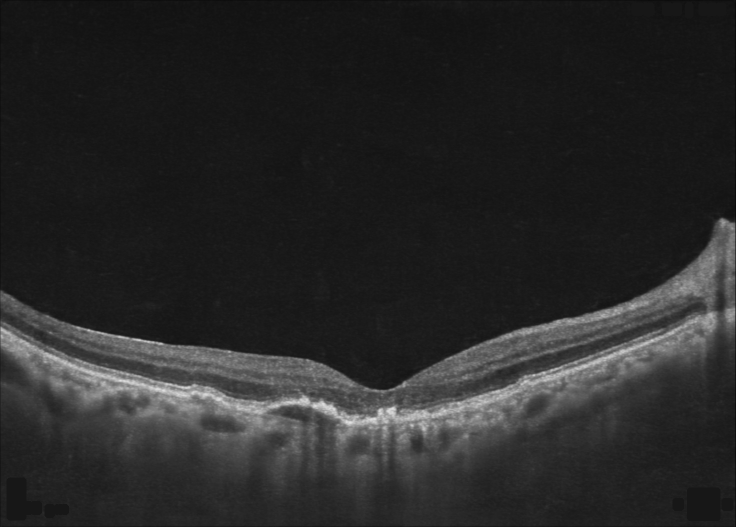
#> input picture data/raw/bscans/CNV__p0.png, 1471 x 1054 px (shown at 1/2 size)
$ python -i preprocess.py   (imports and definitions only)
#> lines starting #> are read from the running program, lines starting #| are printed output that depends on the picture
"""Preprocessing for OCT B-scans.

The pipeline removes the parts of a scan that belong to the acquiring device and
retains the retina, so that a model trained on one device transfers to devices it
has not seen. Each step is a configurable knob rather than a fixed choice, and the
combination that transfers best is selected empirically on the held-out OCTDL set.
That search is run by ``experiments/run_size.py`` and the reasoning behind each
knob is illustrated in ``notebooks/02_preprocessing.ipynb``.

Two regimes are supported through the ``crop`` flag of :func:`preprocess`.

* **Full-frame regime** (``crop=False``). The whole image is retained. The bright
  rotation padding is replaced by the background level to avoid a hard edge, and
  the image is resized to the target frame.
* **Cropped regime** (``crop=True``). The image is reduced to the retinal band,
  the band is optionally flattened by curvature correction, and the result is
  resized to the target frame.

The public entry point is :func:`preprocess`. The individual stages are exposed so
that a caller can build any intermediate result or unit-test a single step.

Notes
-----
Unless stated otherwise, images are represented as two dimensional
``numpy.float32`` arrays of grey values in the range ``[0, 255]``. The final output
of :func:`preprocess` is normalised to ``[0, 1]``.
"""
from __future__ import annotations

from pathlib import Path

import numpy as np
from PIL import Image
from scipy import ndimage

#: Default input frame, in pixels. Chosen per experiment, so this is only a
#: neutral fallback and is expected to be overridden by the caller.
INPUT_W = 256
INPUT_H = 256

#: Grey level at or above which a pixel is treated as padding.
WHITE_LEVEL = 248
#: Row-brightness threshold for band detection, as a fraction above background.
BAND_THR = 0.18
#: Fraction of rows ignored at the top and bottom during band detection.
BAND_EDGE = 0.04
#: Margin retained above and below the band, as a fraction of the band height.
CROP_MARGIN = 0.20
#: Percentile of the image taken as the dark background level.
BACKGROUND_PCT = 20
#: Supported width-fitting strategies for :func:`fit_frame`.
FITS = ("squish", "letterbox", "width_crop")


def load_gray(path: str | Path) -> np.ndarray:
    """Read an image from disk as a grey-scale array.

    Parameters
    ----------
    path : str or pathlib.Path
        Path to the image file.

    Returns
    -------
    numpy.ndarray
        Array of shape ``(H, W)`` and dtype ``float32`` with values in
        ``[0, 255]``.
    """
    return np.asarray(Image.open(path).convert("L"), dtype=np.float32)


def padding_mask(g: np.ndarray, white: float = WHITE_LEVEL) -> np.ndarray:
    """Return a boolean mask of the rotation padding.

    Near-white pixels form a candidate mask, and only the connected components
    that touch an edge of the frame are kept. This isolates the padding, which
    fills the corners and reaches the border, from the saturated retinal pigment
    epithelium, which is also near-white but lies in the interior. A plain
    brightness threshold cannot separate the two because both reach 255.

    Parameters
    ----------
    g : numpy.ndarray
        Grey-scale image of shape ``(H, W)``.
    white : float, optional
        Grey level at or above which a pixel is a padding candidate.

    Returns
    -------
    numpy.ndarray
        Boolean mask of shape ``(H, W)`` that is ``True`` on padding pixels.
    """
    mask = g >= white
    labels, n = ndimage.label(mask)
    if n == 0:
        return mask
    border = set(labels[0]) | set(labels[-1]) | set(labels[:, 0]) | set(labels[:, -1])
    border.discard(0)
    return np.isin(labels, list(border))


def blacken_padding(g: np.ndarray, white: float = WHITE_LEVEL) -> np.ndarray:
    """Set the rotation padding to black.

    The padding is identified with :func:`padding_mask` and set to zero, so that
    it cannot capture the brightness-based band detector. Because the mask is
    restricted to border-connected regions, the interior retina is preserved even
    where it saturates to the same near-white level as the padding.

    Parameters
    ----------
    g : numpy.ndarray
        Grey-scale image of shape ``(H, W)``.
    white : float, optional
        Grey level at or above which a pixel is a padding candidate.

    Returns
    -------
    numpy.ndarray
        Copy of ``g`` with padding pixels set to ``0``.
    """
    g = g.copy()
    g[padding_mask(g, white)] = 0.0
    return g


# [28 lines left out: function background_fill, not called in this run]


def retina_rows(
    g: np.ndarray, thr_frac: float = BAND_THR, edge: float = BAND_EDGE
) -> tuple[int, int]:
    """Return the top and bottom row index of the retinal band.

    The mean intensity of each row is smoothed, and the band is identified as
    the longest run of consecutive rows whose intensity exceeds a threshold
    above the background. Extreme top and bottom rows are excluded to avoid
    edge artefacts.

    Parameters
    ----------
    g : numpy.ndarray
        Grey-scale image of shape ``(H, W)``, with padding already neutralised.
    thr_frac : float, optional
        Threshold height between background and peak, as a fraction.
    edge : float, optional
        Fraction of rows excluded at the top and bottom of the search.

    Returns
    -------
    tuple of int
        The ``(top, bottom)`` row indices of the band, inclusive.
    """
    row = g.mean(axis=1)
    k = max(3, len(row) // 60)
    row = np.convolve(row, np.ones(k) / k, mode="same")
    lo, hi = int(edge * len(row)), int((1 - edge) * len(row))
    base = np.percentile(row, 20)
    thr = base + thr_frac * (row[lo:hi].max() - base)
    above = row > thr
    above[:lo] = False
    above[hi:] = False

    best_i = best_len = 0
    i = lo
    while i < hi:
        if above[i]:
            j = i
            while j < hi and above[j]:
                j += 1
            if j - i > best_len:
                best_len, best_i = j - i, i
            i = j
        else:
            i += 1
    return best_i, best_i + best_len - 1


def crop_to_retina(g: np.ndarray, margin: float = CROP_MARGIN) -> np.ndarray:
    """Crop an image to the retinal band with a proportional margin.

    The padding is blackened first so that the band detector is not captured by
    bright borders, then the band is located and the image is cropped to it.

    Parameters
    ----------
    g : numpy.ndarray
        Grey-scale image of shape ``(H, W)``.
    margin : float, optional
        Margin retained above and below the band, as a fraction of its height.

    Returns
    -------
    numpy.ndarray
        The cropped image, of shape ``(h, W)`` with ``h <= H``.
    """
    g = blacken_padding(g)
    top, bottom = retina_rows(g)
    m = int(margin * (bottom - top + 1))
    return g[max(0, top - m): bottom + 1 + m]


def retina_center(g: np.ndarray) -> np.ndarray:
    """Estimate the vertical centre of the retina for each column.

    The centre is the intensity weighted mean row, computed after subtracting
    the background level. The result holds one centre position per column.

    Parameters
    ----------
    g : numpy.ndarray
        Grey-scale image of shape ``(H, W)``.

    Returns
    -------
    numpy.ndarray
        Array of shape ``(W,)`` holding one centre row per column.
    """
    bg = np.percentile(g, BACKGROUND_PCT)
    w = np.clip(g - bg, 0, None)
    rows = np.arange(g.shape[0])[:, None]
    return (w * rows).sum(0) / (w.sum(0) + 1e-6)


def curvature_correct(g: np.ndarray, deg: int = 3) -> np.ndarray:
    """Flatten the curvature of the retinal band.

    A smooth polynomial is fitted to the per column centre of the band, and
    each column is shifted vertically so that the band becomes horizontal.
    Exposed regions are filled with the background level.

    Parameters
    ----------
    g : numpy.ndarray
        Cropped grey-scale band of shape ``(H, W)``.
    deg : int, optional
        Degree of the polynomial fitted to the band centre.

    Returns
    -------
    numpy.ndarray
        Image of shape ``(H, W)`` with the band flattened. Regions exposed by the
        shift are filled with the background level.
    """
    x = np.arange(g.shape[1])
    fit = np.polyval(np.polyfit(x, retina_center(g), deg), x)
    shift = np.round(fit.mean() - fit).astype(int)
    height = g.shape[0]
    out = np.full_like(g, np.percentile(g, BACKGROUND_PCT))
    for xi in range(g.shape[1]):
        s = shift[xi]
        col = g[:, xi]
        if s > 0:
            out[s:, xi] = col[:height - s]
        elif s < 0:
            out[:height + s, xi] = col[-s:]
        else:
            out[:, xi] = col
    return out


def stretch(g: np.ndarray, lo: float = 1, hi: float = 99) -> np.ndarray:
    """Rescale intensity to a fixed percentile range.

    The image is linearly mapped so that the given lower and upper percentiles
    span the range 0 to 1, and values outside that range are clipped.

    Parameters
    ----------
    g : numpy.ndarray
        Grey-scale image.
    lo : float, optional
        Lower percentile mapped to 0.
    hi : float, optional
        Upper percentile mapped to 1.

    Returns
    -------
    numpy.ndarray
        Image with values in ``[0, 1]``.
    """
    p_lo, p_hi = np.percentile(g, [lo, hi])
    return np.clip((g - p_lo) / (p_hi - p_lo + 1e-6), 0.0, 1.0)


def squish(g: np.ndarray, w: int, h: int) -> np.ndarray:
    """Resize an image to a fixed frame without preserving aspect ratio."""
    return np.asarray(Image.fromarray(g.astype("uint8")).resize((w, h)), np.float32)


# [54 lines left out: functions letterbox, width_crop, not called in this run]


def fit_frame(g: np.ndarray, out_w: int, out_h: int, fit: str = "squish") -> np.ndarray:
    """Map an image to the target frame using a width-fitting strategy.

    Parameters
    ----------
    g : numpy.ndarray
        Grey-scale image in the range ``[0, 255]``.
    out_w, out_h : int
        Target width and height in pixels.
    fit : {'squish', 'letterbox', 'width_crop'}, optional
        Strategy for reconciling the source aspect ratio with the target frame.

    Returns
    -------
    numpy.ndarray
        Image of shape ``(out_h, out_w)`` in the range ``[0, 255]``.

    Raises
    ------
    ValueError
        If ``fit`` is not one of :data:`FITS`.
    """
    if fit == "squish":
        return squish(g, out_w, out_h)
    if fit == "letterbox":
        return letterbox(g, out_w, out_h)
    if fit == "width_crop":
        return width_crop(g, out_w, out_h)
    raise ValueError(f"unknown fit {fit!r}, expected one of {FITS}")


def preprocess(
    path: str | Path,
    out_w: int = INPUT_W,
    out_h: int = INPUT_H,
    *,
    crop: bool = True,
    curvature: bool = True,
    fit: str = "squish",
) -> np.ndarray:
    """Run the full preprocessing pipeline on a single file.

    The keyword flags select the regime. In the cropped regime the image is
    reduced to the retinal band and optionally flattened. In the full-frame
    regime the whole image is kept and its padding is replaced by the background
    level. In both regimes the contrast is then stretched and the result is
    mapped to the target frame.

    Parameters
    ----------
    path : str or pathlib.Path
        Path to the image file.
    out_w, out_h : int, optional
        Target width and height of the output frame, in pixels.
    crop : bool, optional
        If ``True`` use the cropped regime, otherwise the full-frame regime.
    curvature : bool, optional
        If ``True`` and ``crop`` is ``True``, flatten the band. Ignored in the
        full-frame regime.
    fit : {'squish', 'letterbox', 'width_crop'}, optional
        Width-fitting strategy applied when mapping to the target frame.

    Returns
    -------
    numpy.ndarray
        Single-channel image of shape ``(out_h, out_w)`` and dtype ``float32``
        with values in ``[0, 1]``. A model expecting three channels can repeat
        this channel three times.
    """
    g = load_gray(path)
    if crop:
        g = crop_to_retina(g)
#> in retina_rows, `row = g.mean(axis=1)`: row = 1054 values, max 94.7 at index 806, min 10.3 at index 0, mean 40.26
#> in retina_rows, `k = max(3, len(row) // 60)`: k = 17
#> in retina_rows, `row = np.convolve(row, np.ones(k) / k, mode="same")`: row = 1054 values, max 93.13 at index 812, min 10.42 at index 0, mean 40.16
#> in retina_rows, `lo, hi = int(edge * len(row)), int((1 - edge) * len(row))`: lo = 42; hi = 1011
#> in retina_rows, `base = np.percentile(row, 20)`: base = 22.57
#> in retina_rows, `thr = base + thr_frac * (row[lo:hi].max() - base)`: thr = 35.27
#> in retina_rows, `i = lo`: i = 42
#> after the loop in retina_rows, `while i < hi:`: best_i = 580; best_len = 431; i = 1011
#> in crop_to_retina, `top, bottom = retina_rows(g)`: top = 580; bottom = 1010
#> in crop_to_retina, `m = int(margin * (bottom - top + 1))`: m = 86
#> in crop_to_retina, `return g[max(0, top - m): bottom + 1 + m]`:
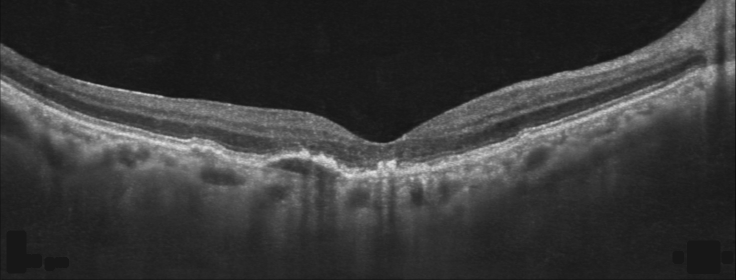
#> returned value: shape (560, 1471) float32 (shown at 1/2 size); min 9, max 227, mean 55.7
        if curvature:
            g = curvature_correct(g)
#> in retina_center, `bg = np.percentile(g, BACKGROUND_PCT)`: bg = 26
#> in retina_center, `w = np.clip(g - bg, 0, None)`:
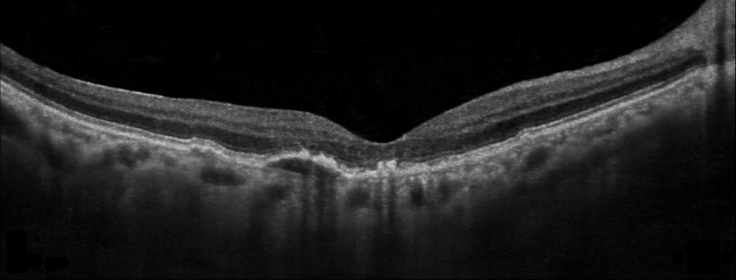
#> w: shape (560, 1471) float32 (shown at 1/2 size); min 0, max 201, mean 30
#> in curvature_correct, `fit = np.polyval(np.polyfit(x, retina_center(g), deg), x)`: fit = 1471 values, max 354 at index 683, min 101.7 at index 1470, mean 288.1
#> in curvature_correct, `shift = np.round(fit.mean() - fit).astype(int)`: shift = 1471 values, max 186 at index 1469, min -66 at index 654, mean -0.0034
#> the loop in curvature_correct, `for xi in range(g.shape[1]):` made 1471 passes
#> s on passes 1 to 3: 72, 72, 72
#> after the loop in curvature_correct, `for xi in range(g.shape[1]):`:
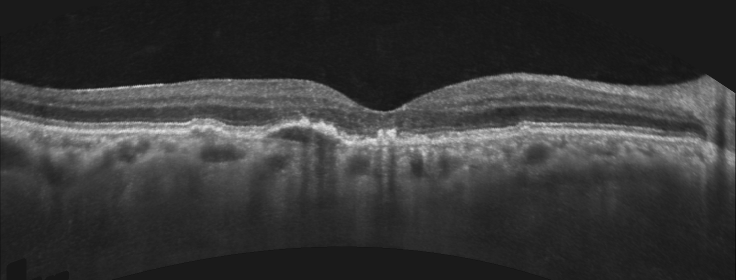
#> out: shape (560, 1471) float32 (shown at 1/2 size); min 10, max 227, mean 55.6
    else:
        g = background_fill(g)
    g = stretch(g) * 255.0
#> in stretch, `p_lo, p_hi = np.percentile(g, [lo, hi])`: p_lo = 23; p_hi = 174
#> in stretch, `return np.clip((g - p_lo) / (p_hi - p_lo + 1e-6), 0.0, 1.0)`:
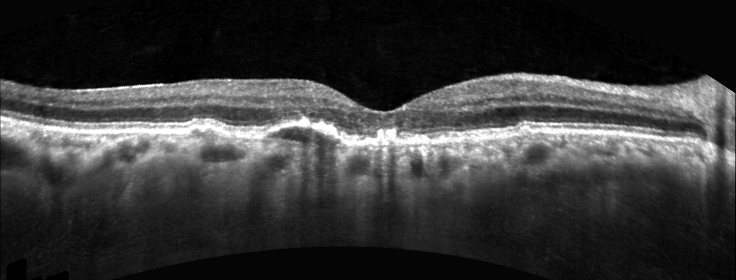
#> returned value: shape (560, 1471) float32 (shown at 1/2 size); min 0, max 1, mean 0.215
    frame = fit_frame(g, out_w, out_h, fit)
#> in squish, `return np.asarray(Image.fromarray(g.astype("uint8")).resize((w, h)), n..`:
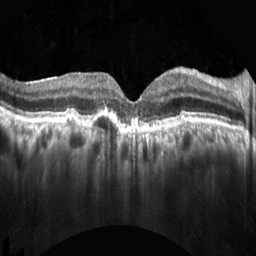
#> returned value: shape (256, 256) float32; min 0, max 255, mean 54.4
    return frame.astype(np.float32) / 255.0

>>> result = preprocess('../data/raw/bscans/CNV__p0.png')

$ run again, on data/raw/bscans/DME_2__L.png
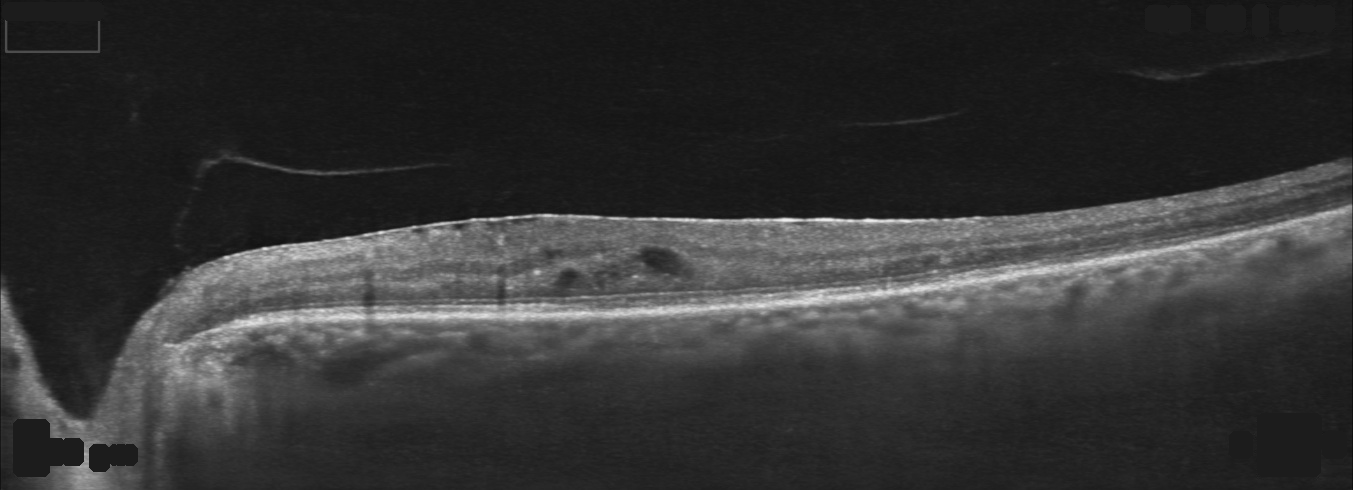
#> input picture data/raw/bscans/DME_2__L.png, 1353 x 490 px
#> in retina_rows, `row = g.mean(axis=1)`: row = 490 values, max 112.5 at index 314, min 23.33 at index 1, mean 50.91
#> k = 8
#> in retina_rows, `row = np.convolve(row, np.ones(k) / k, mode="same")`: row = 490 values, max 109.6 at index 315, min 11.77 at index 0, mean 50.77
#> lo = 19; hi = 470
#> base = 24.76
#> thr = 40.03
#> in retina_rows, `i = lo`: i = 19
#> after the loop in retina_rows, `while i < hi:`: best_i = 208; best_len = 236; i = 470
#> top = 208; bottom = 443
#> m = 47
#> bg = 29
#> fit = 1353 values, max 269.6 at index 0, min 66.6 at index 1352, mean 147.9
#> shift = 1353 values from -122 to 81
#> the loop in curvature_correct, `for xi in range(g.shape[1]):` made 1353 passes
#> s on passes 1 to 3: -122, -121, -121
#> after the loop in curvature_correct, `for xi in range(g.shape[1]):`:
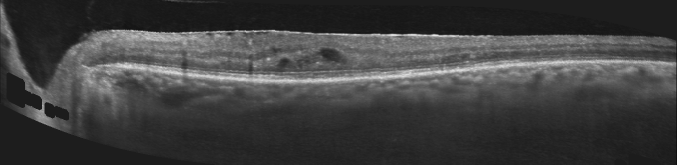
#> out: shape (329, 1353) float32 (shown at 1/2 size); min 15, max 238, mean 63.6
#> p_lo = 23; p_hi = 186
#> in squish, `return np.asarray(Image.fromarray(g.astype("uint8")).resize((w, h)), n..`:
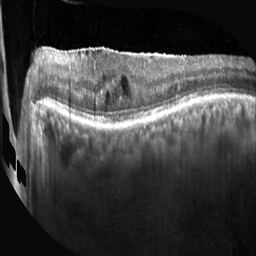
#> returned value: shape (256, 256) float32; min 0, max 255, mean 62.8

$ run again, on data/raw/bscans/DME_2__R.png
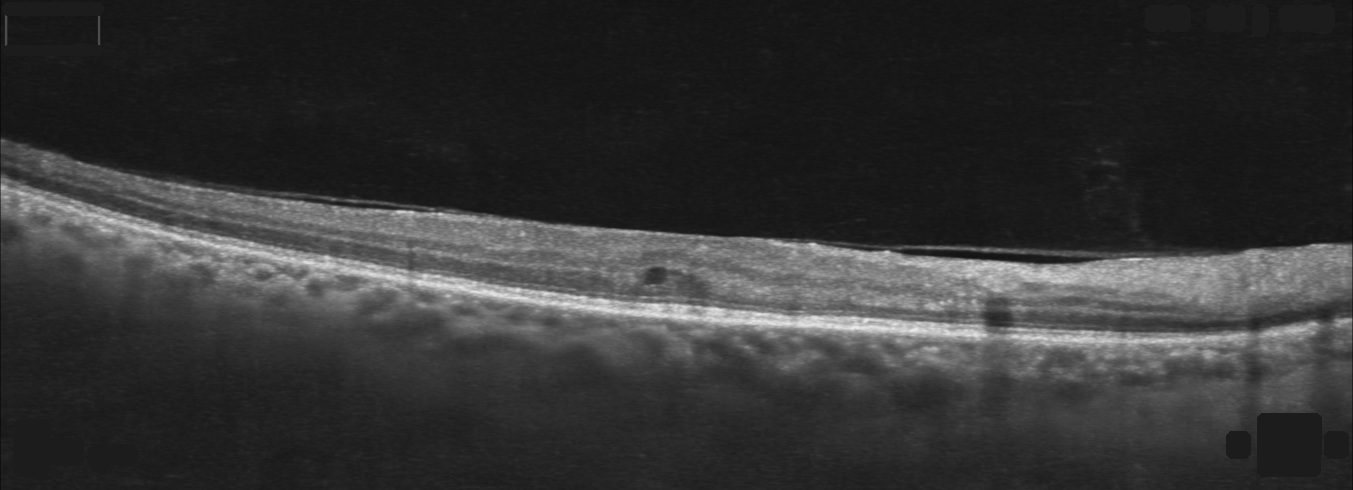
#> input picture data/raw/bscans/DME_2__R.png, 1353 x 490 px
#> in retina_rows, `row = g.mean(axis=1)`: row = 490 values, max 126.4 at index 265, min 22.83 at index 1, mean 52.17
#> k = 8
#> in retina_rows, `row = np.convolve(row, np.ones(k) / k, mode="same")`: row = 490 values, max 124.6 at index 268, min 11.52 at index 0, mean 52.05
#> lo = 19; hi = 470
#> base = 24.3
#> thr = 42.36
#> in retina_rows, `i = lo`: i = 19
#> after the loop in retina_rows, `while i < hi:`: best_i = 197; best_len = 229; i = 470; j = 426
#> top = 197; bottom = 425
#> m = 45
#> bg = 28
#> fit = 1353 values, max 174.5 at index 1070, min 69.09 at index 0, mean 145.3
#> shift = 1353 values, max 76 at index 0, min -29 at index 985, mean 0.0037
#> the loop in curvature_correct, `for xi in range(g.shape[1]):` made 1353 passes
#> s on passes 1 to 3: 76, 76, 76
#> after the loop in curvature_correct, `for xi in range(g.shape[1]):`:
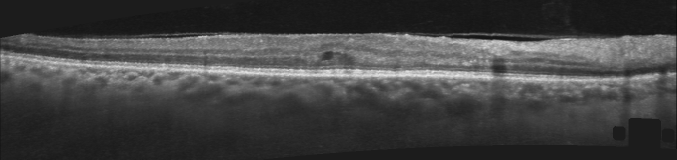
#> out: shape (319, 1353) float32 (shown at 1/2 size); min 11, max 235, mean 66.6
#> p_lo = 23; p_hi = 195
#> in squish, `return np.asarray(Image.fromarray(g.astype("uint8")).resize((w, h)), n..`:
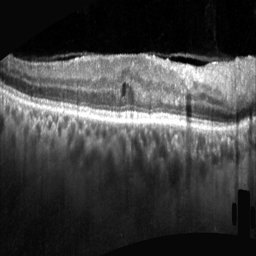
#> returned value: shape (256, 256) float32; min 0, max 255, mean 64
